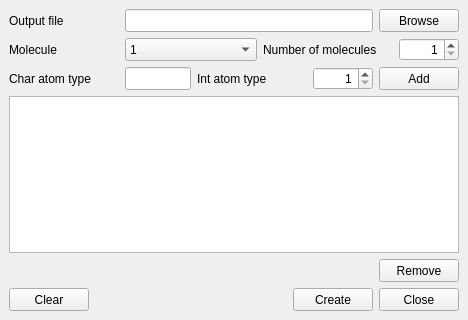
<?xml version="1.0" encoding="UTF-8"?>
<ui version="4.0">
 <class>AtomTypesWindow</class>
 <widget class="QMainWindow" name="AtomTypesWindow">
  <property name="geometry">
   <rect>
    <x>0</x>
    <y>0</y>
    <width>468</width>
    <height>320</height>
   </rect>
  </property>
  <property name="windowTitle">
   <string>Atom types</string>
  </property>
  <widget class="QWidget" name="centralwidget">
   <layout class="QVBoxLayout" name="verticalLayout">
    <item>
     <layout class="QHBoxLayout" name="atomTypes_layout_output">
      <item>
       <widget class="QLabel" name="atomTypes_label_output">
        <property name="minimumSize">
         <size>
          <width>110</width>
          <height>23</height>
         </size>
        </property>
        <property name="text">
         <string>Output file</string>
        </property>
       </widget>
      </item>
      <item>
       <widget class="QLineEdit" name="atomTypes_lineEdit_output">
        <property name="minimumSize">
         <size>
          <width>100</width>
          <height>23</height>
         </size>
        </property>
        <property name="maximumSize">
         <size>
          <width>16777215</width>
          <height>16777215</height>
         </size>
        </property>
       </widget>
      </item>
      <item>
       <widget class="QPushButton" name="atomTypes_pushButton_output">
        <property name="minimumSize">
         <size>
          <width>80</width>
          <height>23</height>
         </size>
        </property>
        <property name="text">
         <string>Browse</string>
        </property>
        <property name="autoDefault">
         <bool>true</bool>
        </property>
       </widget>
      </item>
     </layout>
    </item>
    <item>
     <layout class="QHBoxLayout" name="atomTypes_layout_mol">
      <item>
       <widget class="QLabel" name="atomTypes_label_mol">
        <property name="minimumSize">
         <size>
          <width>110</width>
          <height>23</height>
         </size>
        </property>
        <property name="text">
         <string>Molecule</string>
        </property>
       </widget>
      </item>
      <item>
       <widget class="QComboBox" name="atomTypes_comboBox_mol">
        <property name="sizePolicy">
         <sizepolicy hsizetype="Expanding" vsizetype="Fixed">
          <horstretch>0</horstretch>
          <verstretch>0</verstretch>
         </sizepolicy>
        </property>
        <property name="minimumSize">
         <size>
          <width>130</width>
          <height>23</height>
         </size>
        </property>
        <item>
         <property name="text">
          <string>1</string>
         </property>
        </item>
        <item>
         <property name="text">
          <string>Add new molecule</string>
         </property>
        </item>
       </widget>
      </item>
      <item>
       <widget class="QLabel" name="atomTypes_label_numOfMol">
        <property name="minimumSize">
         <size>
          <width>130</width>
          <height>23</height>
         </size>
        </property>
        <property name="text">
         <string>Number of molecules</string>
        </property>
       </widget>
      </item>
      <item>
       <widget class="QSpinBox" name="atomTypes_spinBox_numOfMol">
        <property name="minimumSize">
         <size>
          <width>60</width>
          <height>23</height>
         </size>
        </property>
        <property name="alignment">
         <set>Qt::AlignRight|Qt::AlignTrailing|Qt::AlignVCenter</set>
        </property>
        <property name="minimum">
         <number>1</number>
        </property>
        <property name="maximum">
         <number>999</number>
        </property>
       </widget>
      </item>
     </layout>
    </item>
    <item>
     <layout class="QHBoxLayout" name="atomTypes_layout_atom">
      <item>
       <widget class="QLabel" name="atomTypes_label_chType">
        <property name="minimumSize">
         <size>
          <width>110</width>
          <height>23</height>
         </size>
        </property>
        <property name="text">
         <string>Char atom type</string>
        </property>
       </widget>
      </item>
      <item>
       <widget class="QLineEdit" name="atomTypes_lineEdit_chType">
        <property name="minimumSize">
         <size>
          <width>60</width>
          <height>23</height>
         </size>
        </property>
       </widget>
      </item>
      <item>
       <widget class="QLabel" name="atomTypes_label_intType">
        <property name="minimumSize">
         <size>
          <width>110</width>
          <height>23</height>
         </size>
        </property>
        <property name="text">
         <string>Int atom type</string>
        </property>
       </widget>
      </item>
      <item>
       <widget class="QSpinBox" name="atomTypes_spinBox_intType">
        <property name="minimumSize">
         <size>
          <width>60</width>
          <height>23</height>
         </size>
        </property>
        <property name="alignment">
         <set>Qt::AlignRight|Qt::AlignTrailing|Qt::AlignVCenter</set>
        </property>
        <property name="minimum">
         <number>1</number>
        </property>
       </widget>
      </item>
      <item>
       <widget class="QPushButton" name="atomTypes_pushButton_add">
        <property name="minimumSize">
         <size>
          <width>80</width>
          <height>23</height>
         </size>
        </property>
        <property name="text">
         <string>Add</string>
        </property>
        <property name="autoDefault">
         <bool>true</bool>
        </property>
       </widget>
      </item>
     </layout>
    </item>
    <item>
     <widget class="QListWidget" name="atomTypes_listWidget">
      <property name="editTriggers">
       <set>QAbstractItemView::NoEditTriggers</set>
      </property>
     </widget>
    </item>
    <item>
     <layout class="QHBoxLayout" name="atomTypes_layout_intRem">
      <item>
       <spacer name="horizontalSpacer_5">
        <property name="orientation">
         <enum>Qt::Horizontal</enum>
        </property>
        <property name="sizeHint" stdset="0">
         <size>
          <width>40</width>
          <height>20</height>
         </size>
        </property>
       </spacer>
      </item>
      <item>
       <widget class="QPushButton" name="atomTypes_pushButton_typeRem">
        <property name="minimumSize">
         <size>
          <width>80</width>
          <height>23</height>
         </size>
        </property>
        <property name="text">
         <string>Remove</string>
        </property>
        <property name="autoDefault">
         <bool>true</bool>
        </property>
       </widget>
      </item>
     </layout>
    </item>
    <item>
     <layout class="QHBoxLayout" name="atomTypes_layout_buttons">
      <item>
       <widget class="QPushButton" name="atomTypes_pushButton_clear">
        <property name="minimumSize">
         <size>
          <width>80</width>
          <height>23</height>
         </size>
        </property>
        <property name="text">
         <string>Clear</string>
        </property>
        <property name="autoDefault">
         <bool>true</bool>
        </property>
       </widget>
      </item>
      <item>
       <spacer name="horizontalSpacer">
        <property name="orientation">
         <enum>Qt::Horizontal</enum>
        </property>
        <property name="sizeHint" stdset="0">
         <size>
          <width>40</width>
          <height>20</height>
         </size>
        </property>
       </spacer>
      </item>
      <item>
       <widget class="QPushButton" name="atomTypes_pushButton_create">
        <property name="minimumSize">
         <size>
          <width>80</width>
          <height>23</height>
         </size>
        </property>
        <property name="maximumSize">
         <size>
          <width>16777215</width>
          <height>16777215</height>
         </size>
        </property>
        <property name="text">
         <string>Create</string>
        </property>
        <property name="autoDefault">
         <bool>true</bool>
        </property>
       </widget>
      </item>
      <item>
       <widget class="QPushButton" name="atomTypes_pushButton_close">
        <property name="minimumSize">
         <size>
          <width>80</width>
          <height>23</height>
         </size>
        </property>
        <property name="text">
         <string>Close</string>
        </property>
        <property name="autoDefault">
         <bool>true</bool>
        </property>
       </widget>
      </item>
     </layout>
    </item>
   </layout>
  </widget>
 </widget>
 <tabstops>
  <tabstop>atomTypes_lineEdit_output</tabstop>
  <tabstop>atomTypes_pushButton_output</tabstop>
  <tabstop>atomTypes_comboBox_mol</tabstop>
  <tabstop>atomTypes_spinBox_numOfMol</tabstop>
  <tabstop>atomTypes_lineEdit_chType</tabstop>
  <tabstop>atomTypes_spinBox_intType</tabstop>
  <tabstop>atomTypes_pushButton_add</tabstop>
  <tabstop>atomTypes_listWidget</tabstop>
  <tabstop>atomTypes_pushButton_typeRem</tabstop>
  <tabstop>atomTypes_pushButton_clear</tabstop>
  <tabstop>atomTypes_pushButton_create</tabstop>
  <tabstop>atomTypes_pushButton_close</tabstop>
 </tabstops>
 <resources/>
 <connections>
  <connection>
   <sender>atomTypes_pushButton_close</sender>
   <signal>clicked()</signal>
   <receiver>AtomTypesWindow</receiver>
   <slot>close()</slot>
   <hints>
    <hint type="sourcelabel">
     <x>388</x>
     <y>294</y>
    </hint>
    <hint type="destinationlabel">
     <x>447</x>
     <y>324</y>
    </hint>
   </hints>
  </connection>
 </connections>
</ui>
